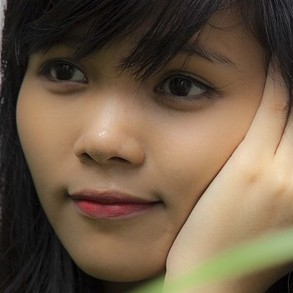
#> input picture EyeTrackingModels/deepgaze-master/examples/ex_cnn_head_pose_axes/1.jpg, 293 x 293 px
$ python -i motion_detection.py   (imports and definitions only)
#> lines starting #> are read from the running program, lines starting #| are printed output that depends on the picture
#!/usr/bin/env python

#The MIT License (MIT)
#Copyright (c) 2016 Massimiliano Patacchiola
#
#THE SOFTWARE IS PROVIDED "AS IS", WITHOUT WARRANTY OF ANY KIND, EXPRESS OR IMPLIED, INCLUDING BUT NOT LIMITED TO THE WARRANTIES OF
#MERCHANTABILITY, FITNESS FOR A PARTICULAR PURPOSE AND NONINFRINGEMENT. IN NO EVENT SHALL THE AUTHORS OR COPYRIGHT HOLDERS BE LIABLE FOR ANY
#CLAIM, DAMAGES OR OTHER LIABILITY, WHETHER IN AN ACTION OF CONTRACT, TORT OR OTHERWISE, ARISING FROM, OUT OF OR IN CONNECTION WITH THE
#SOFTWARE OR THE USE OR OTHER DEALINGS IN THE SOFTWARE.

import numpy as np
import cv2
import sys

class DiffMotionDetector:
    """Motion is detected through the difference between
       the background (static) and the foregroung (dynamic).

    This class calculated the absolute difference between two frames.
    The first one is a static frame which represent the background
    and the second is the image containing the moving object.
    The resulting mask is passed to a threshold and cleaned from noise.
    """

    def __init__(self):
        """Init the color detector object.

    """
        self.background_gray = None

    # [21 lines left out: functions setBackground, getBackground, not called in this run]

    def returnMask(self, foreground_image, threshold=25):
        """Return the binary image after the detection process

        @param foreground_image the frame to check
        @param threshold the value used for filtering the pixels after the absdiff
        """
        if(foreground_image is None):
            return None
        foreground_gray = cv2.cvtColor(foreground_image, cv2.COLOR_BGR2GRAY)
        delta_image = cv2.absdiff(self.background_gray, foreground_gray)
        threshold_image = cv2.threshold(delta_image, threshold, 255, cv2.THRESH_BINARY)[1]
        return threshold_image


class MogMotionDetector:
    """Motion is detected through the Mixtures of Gaussian (MOG)

    This class is the implementation of the article "An Improved
    Adaptive Background Mixture Model for Realtime Tracking with
    Shadow Detection" by  KaewTraKulPong and Bowden (2008).

    ABSTRACT: Real-time segmentation of moving regions in image
    sequences is a fundamental step in many vision systems
    including automated visual surveillance, human-machine
    interface, and very low-bandwidth telecommunications. A
    typical method is background subtraction. Many background
    models have been introduced to deal with different problems.
    One of the successful solutions to these problems is to use a
    multi-colour background model per pixel proposed by Grimson
    et al [1,2,3]. However, the method suffers from slow learning
    at the beginning, especially in busy environments. In addition,
    it can not distinguish between moving shadows and moving objects.
    This paper presents a method which improves this adaptive
    background mixture model. By reinvestigating the update equations,
    we utilise different equations at different phases. This allows
    our system learn faster and more accurately as well as adapt
    effectively to changing environments. A shadow detection scheme
    is also introduced in this paper. It is based on a computational
    colour space that makes use of our background model. A comparison
    has been made between the two algorithms. The results show the
    speed of learning and the accuracy of the model using our update
    algorithm over the Grimson et al tracker. When incorporate with
    the shadow detection, our method results in far better segmentation
    than that of Grimson et al.
    """

    # [22 lines left out: functions __init__, returnMask, not called in this run]

class Mog2MotionDetector:
    """Motion is detected through the Imporved Mixtures of Gaussian (MOG)

    This class is the implementation of the article "Improved Adaptive
    Gaussian Mixture Model for Background Subtraction" by Zoran Zivkovic.

    ABSTRACT: Background subtraction is a common computer vision task.
    We analyze the usual pixel-level approach. We develop an efficient
    adaptive algorithm using Gaussian mixture probability density.
    Recursive equations are used to constantly update the parameters
    and but also to simultaneously select the appropriate number of
    components for each pixel.
    """

    # [27 lines left out: functions __init__, returnMask, returnGreyscaleMask, not called in this run]

>>> import cv2
>>> picture = cv2.imread('../examples/ex_cnn_head_pose_axes/1.jpg')
#> picture is the input picture: shape (293, 293, 3); mean B, G, R 69.2, 89.9, 109
>>> result = DiffMotionDetector().returnMask(picture)
#> in returnMask, `foreground_gray = cv2.cvtColor(foreground_image, cv2.COLOR_BGR2GRAY)`:
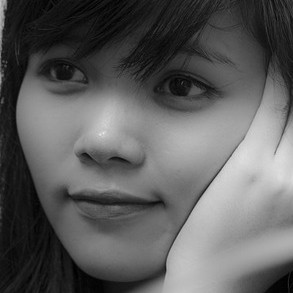
#> foreground_gray: shape (293, 293); min 0, max 234, mean 93.3
#> (the run stopped early here; a loop or call above may not have finished)

$ run again, on EyeTrackingModels/deepgaze-master/examples/ex_cnn_head_pose_axes/2.jpg
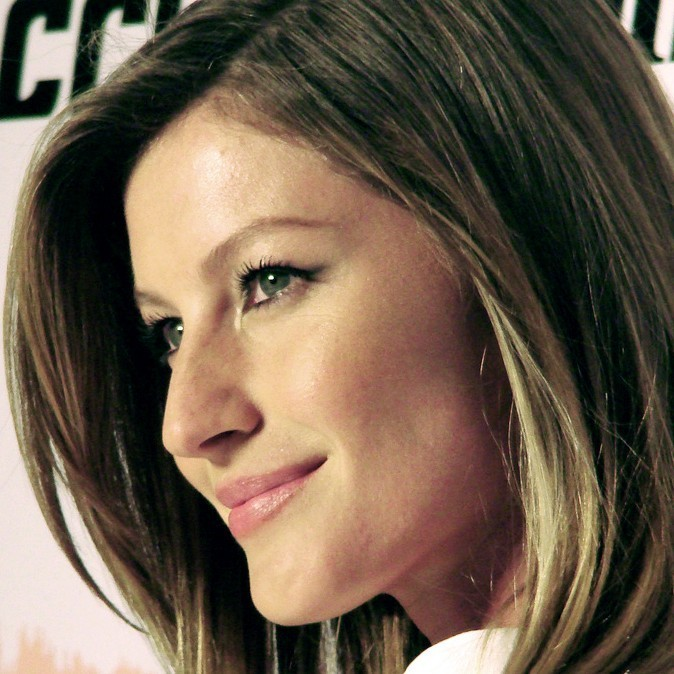
#> input picture EyeTrackingModels/deepgaze-master/examples/ex_cnn_head_pose_axes/2.jpg, 674 x 674 px
#> picture is the input picture: shape (674, 674, 3); mean B, G, R 75.3, 92.5, 108.4
#> in returnMask, `foreground_gray = cv2.cvtColor(foreground_image, cv2.COLOR_BGR2GRAY)`:
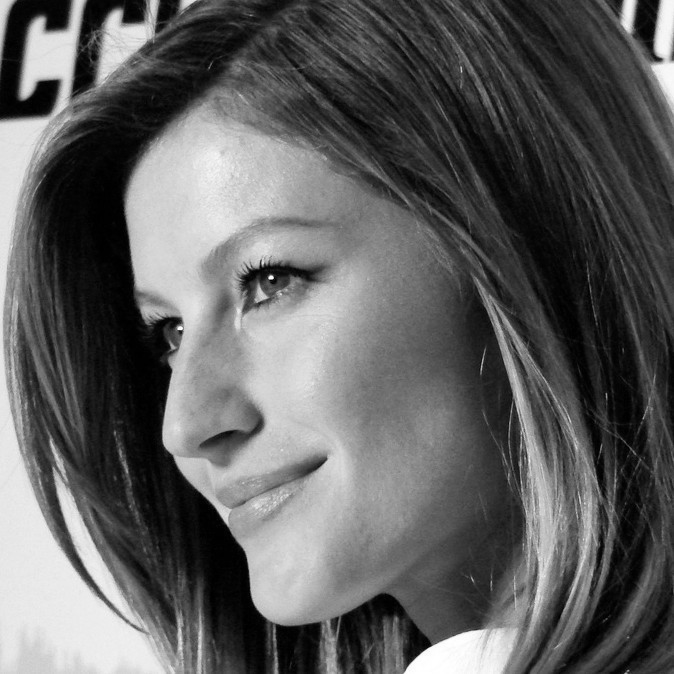
#> foreground_gray: shape (674, 674); min 0, max 255, mean 95.3

$ run again, on EyeTrackingModels/deepgaze-master/examples/ex_cnn_head_pose_axes/3.jpg
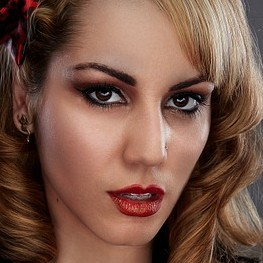
#> input picture EyeTrackingModels/deepgaze-master/examples/ex_cnn_head_pose_axes/3.jpg, 263 x 263 px
#> picture is the input picture: shape (263, 263, 3); mean B, G, R 71.5, 86.2, 121.9
#> in returnMask, `foreground_gray = cv2.cvtColor(foreground_image, cv2.COLOR_BGR2GRAY)`:
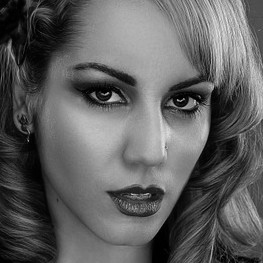
#> foreground_gray: shape (263, 263); min 0, max 233, mean 95.2

$ run again, on EyeTrackingModels/deepgaze-master/examples/ex_cnn_head_pose_axes/4.jpg
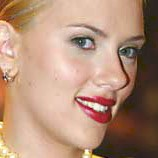
#> input picture EyeTrackingModels/deepgaze-master/examples/ex_cnn_head_pose_axes/4.jpg, 158 x 158 px
#> picture is the input picture: shape (158, 158, 3); mean B, G, R 120.8, 142.5, 177.6
#> in returnMask, `foreground_gray = cv2.cvtColor(foreground_image, cv2.COLOR_BGR2GRAY)`:
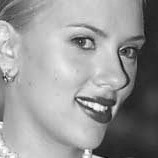
#> foreground_gray: shape (158, 158); min 9, max 253, mean 150.5
